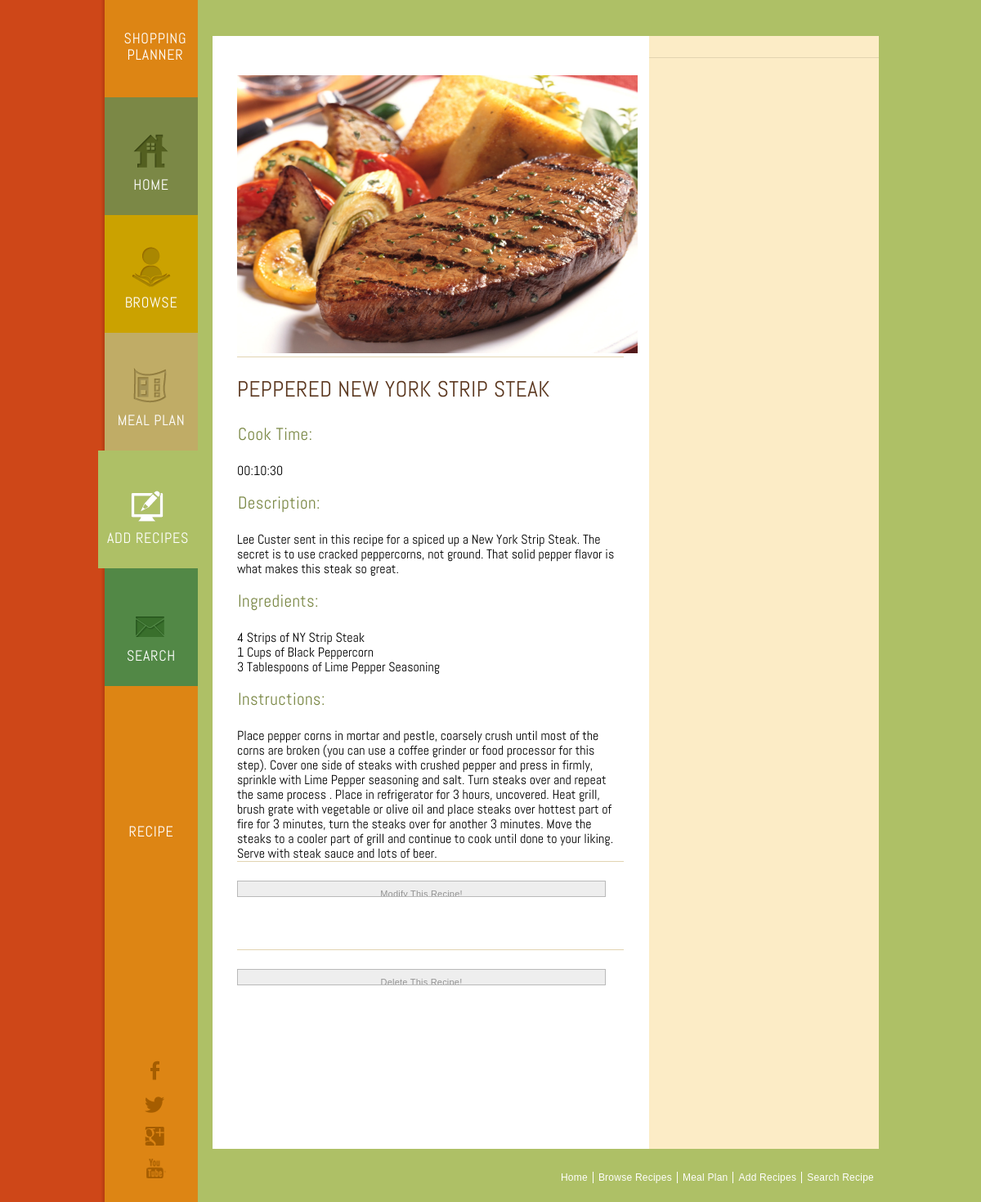
The page /viewRecipe.php?id=1 on the database its author committed.
### tables this page shows
CREATE TABLE IF NOT EXISTS `recipe` (
  `recipe_id` int(10) unsigned NOT NULL AUTO_INCREMENT,
  `recipe_name` varchar(50) NOT NULL,
  `description` blob NOT NULL,
  `instructions` blob NOT NULL,
  `cook_time` time NOT NULL,
  `rating` int(11) NOT NULL,
  `comments` blob,
  `last_cook_week` date DEFAULT NULL,
  `date_added` date NOT NULL,
  `side_dishes` int(11) NOT NULL,
  `pic_location` varchar(50) NOT NULL,
  PRIMARY KEY (`recipe_id`)
);

CREATE TABLE IF NOT EXISTS `ingredient` (
  `food_id` int(10) unsigned NOT NULL,
  `recipe_id` int(10) unsigned NOT NULL,
  `amount` int(11) NOT NULL,
  `units` varchar(20) NOT NULL,
  PRIMARY KEY (`food_id`,`recipe_id`),
  KEY `recipe_id` (`recipe_id`)
);

CREATE TABLE IF NOT EXISTS `food` (
  `food_id` int(10) unsigned NOT NULL AUTO_INCREMENT,
  `food_name` varchar(75) NOT NULL,
  `store_loc` varchar(30) NOT NULL,
  PRIMARY KEY (`food_id`)
);

### viewRecipe.php (the view, shortened to what this page needs)
<?php
 include "db_connect.php";
 if(isSet($_GET['id'])) {
	$recipe_id = $_GET['id'];
  }
?>
<!DOCTYPE html>
<html>
<head>
	<link rel="stylesheet" href="css/style.css" type="text/css">
</head>
<body>
	<div class="page">
		<div class="blog-page">
			<div class="sidebar">
				<a href="index.html" id="logo">Shopping <br/>Planner</a>
				<ul>
					<li class="home">
						<a href="index.html">Home</a>
					</li>
					<li class="about">
						<a href="browseRecipes.php">Browse Recipes</a>
					</li>
					<li class="projects">
						<a href="mealPlan.html">Meal Plan</a>
					</li>
					<li class="selected blog">
						<a href="addRecipes.html">Add Recipes</a>
					</li>
					<li class="contact">
						<a href="searchRecipe.php">Search Recipe</a>
					</li>
				</ul>
				<div class="connect">
					<a href="http://freewebsitetemplates.com/go/facebook/" id="fb">facebook</a> <a href="http://freewebsitetemplates.com/go/twitter/" id="twitter">twitter</a> <a href="http://freewebsitetemplates.com/go/googleplus/" id="googleplus">google+</a> <a href="http://freewebsitetemplates.com/go/youtube/" id="youtube">youtube</a>
				</div>
			</div>
			<div class="body">
				<div class="content-blog-single">
					<div>
						<div>
							<ul>
								<li>
                                <?
									$query = "Select pic_location from recipe where recipe_id=$recipe_id";
									$result = mysqli_query($db,$query) or die("Error Querying Database");
									$row = mysqli_fetch_array($result);
									$filename = 'dishIMG/'.$row['pic_location'].'.jpg';
									if (file_exists($filename)){
                                		echo '<img src="'.$filename.'" alt="" width="490" height="340">';
									}
									else {
										echo '<img src="images/dinner2.png" alt="">';
									}
								?>
									<div class="section">
										<div>
                                        <?
										$query = "Select * from recipe where recipe_id=$recipe_id";
										$result = mysqli_query($db,$query) or die("Error Querying Database");
										if($row = mysqli_fetch_array($result)){
											echo '<h3>'.$row['recipe_name'].'</h3><br/>';
											echo "<h4>Cook Time:</h4>";
											echo $row['cook_time'].'<br/><br/>';
											echo "<h4>Description:</h4>";
											echo $row['description'].'<br/><br/>';
										}
										$ingredientQuery = "SELECT ingredient.*, food.* FROM ingredient INNER JOIN food on ingredient.food_id=food.food_id where ingredient.recipe_id=$recipe_id";
										$result2 = mysqli_query($db,$ingredientQuery) or die("Error Querying Database");
										echo "<h4>Ingredients:</h4>";
										while ($iRow = mysqli_fetch_array($result2)){
											echo $iRow['amount'].' '.$iRow['units'].' of '.$iRow['food_name'].'<br/>';
										}
										echo "<br/>";
										echo "<h4>Instructions:</h4>";
										echo $row['instructions'].'<br/>';
										echo "<form id='formID' action='modifyRecipe.php' method='POST'> <input type='hidden' name='id' value=".$recipe_id." /> <input type='submit' value='Modify This Recipe!' /> </form><br/>";
										echo "<form id='formID' action='deleteRecipe.php' method='POST'> <input type='hidden' name='id' value=".$recipe_id." /> <input type='submit' value='Delete This Recipe!' /> </form>";
                                        ?>
										</div>
									</div>
								</li>
							</ul>
						</div>
						<div class="sidebar">
							<div>
								<ul>
								</ul>
								<ul>
								</ul>
							</div>
						</div>
					</div>
				</div>
				<div class="footer">
					<ul>
						<li>
							<a href="index.html">Home</a>
						</li>
						<li>
							<a href="browseRecipes.php">Browse Recipes</a>
						</li>
						<li>
							<a href="mealPlan.html">Meal Plan</a>
						</li>
						<li>
							<a href="addRecipes.html">Add Recipes</a>
						</li>
						<li>
							<a href="searchRecipe.php">Search Recipe</a>
						</li>
					</ul>
				</div>
			</div>
		</div>
	</div>
</body>
</html>

### rows shown on the page
recipe: pic_location (picture), recipe_name "PEPPERED NEW YORK STRIP STEAK", cook_time "00:10:30", description "Lee Custer sent in this recipe for a spiced up a New York Strip Steak. The secret is to use cracked peppercorns, not ground. That solid pepper flavor is what makes this steak so great.", instructions "Place pepper corns in mortar and pestle, coarsely crush until most of the corns are broken (you can use a coffee grinder or food processor for this step). Cover one side of steaks with crushed pepper and press in firmly, sprinkle with Lime Pepper seasoning and salt. Turn steaks over and repeat the same process . Place in refrigerator for 3 hours, uncovered. Heat grill, brush grate with vegetable or olive oil and place steaks over hottest part of fire for 3 minutes, turn the steaks over for another 3 minutes. Move the steaks to a cooler part of grill and continue to cook until done to your liking. Serve with steak sauce and lots of beer."
ingredient: amount "4", units "Strips", food.food_name "NY Strip Steak"
ingredient: amount "1", units "Cups", food.food_name "Black Peppercorn"
ingredient: amount "3", units "Tablespoons", food.food_name "Lime Pepper Seasoning"
